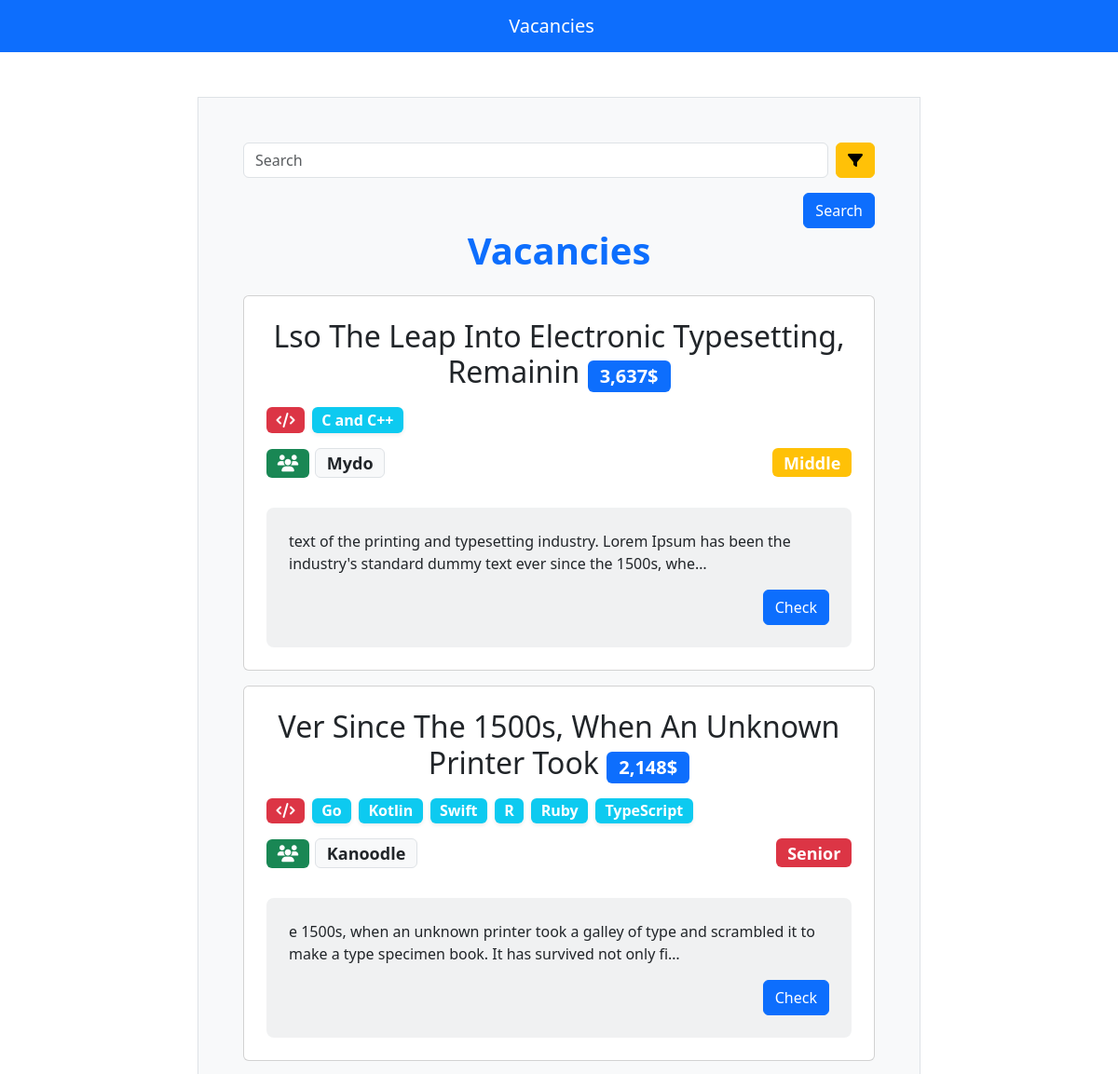
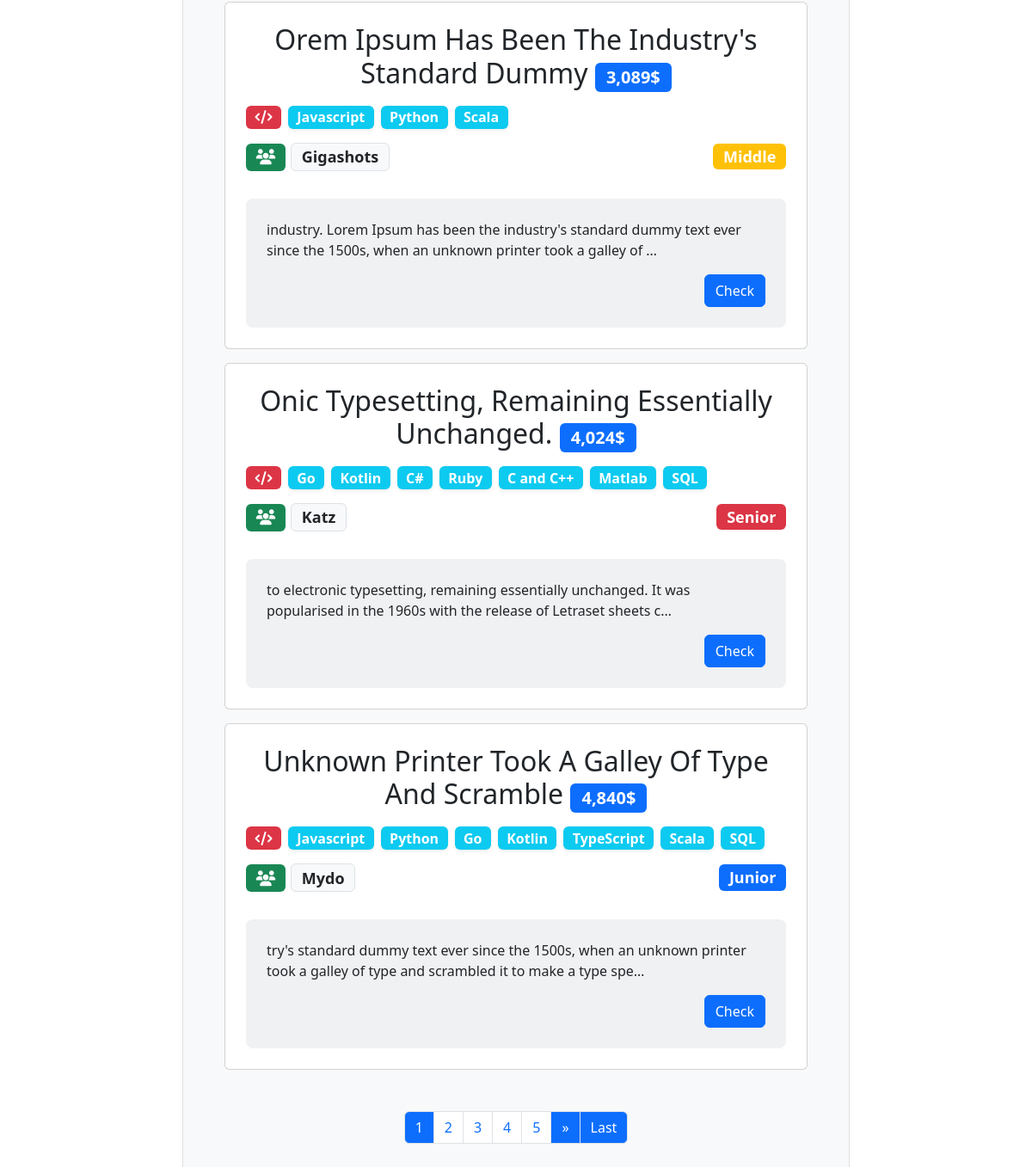
The page / on the database its author committed (2 pictures, top to bottom).
### base_app/models.py (models this page shows, shortened)
class Vacancy(models.Model):
    title = models.CharField(max_length=255)
    languages = models.ManyToManyField(Language, related_name='vacancies')
    company = models.ForeignKey(Company, on_delete=models.CASCADE)
    status = models.CharField(
        max_length=255, choices=STATUSES, default='junior')
    description = models.TextField(blank=True, null=True)
    salary = models.DecimalField(max_digits=15, decimal_places=0)
    class Meta:
        ordering = "-id",
    def get_absolute_url(self):
        return reverse("vacancy", kwargs={"pk": self.pk})

class Language(models.Model):
    name = models.CharField(max_length=255)
    def __str__(self) -> str:
        return self.name

class Company(models.Model):
    name = models.CharField(max_length=255)
    def __str__(self) -> str:
        return self.name

### base_app/views.py (the view)
# urls.py: path('', HomeView.as_view(), name='home'),
class HomeView(ListView):
    model = Vacancy
    form_class = SearchForm
    paginate_by = 5
    template_name = 'base_app/home.html'
    extra_context = {'title': 'Home', 'method': 'get',
                     'submit': 'search'}
    def get_context_data(self, **kwargs):
        context = super().get_context_data(**kwargs)
        context['form'] = SearchForm(self.queries)
        return context
    def get_queryset(self, *args, **kwargs):
        fields = self.form_class.declared_fields.keys()
        self.queries = {k: v for k, v in self.request.GET.items()
                        if v and k in fields}
        sch = self.queries.pop('search', '')
        queryset = self.model.objects.filter(
            Q(title__icontains=sch), **self.queries)
        self.queries['search'] = sch
        return queryset

### base_app/forms.py
class SearchForm(forms.Form):
    search = forms.CharField(widget=forms.TextInput(
        attrs={'type': 'search'}), required=False)
    languages = forms.ModelChoiceField(
        queryset=Language.objects.all(), required=False)
    company = forms.ModelChoiceField(queryset=Company.objects,
                                     required=False, empty_label='Any')
    status = forms.ChoiceField(choices=form_stats,
                               required=False)

### base_app/templatetags/customs.py (called while the page is built)
def get_left(current, count) -> int:
    if count >= current:
        return range(1, current)
    return range(current - count, current)

def get_right(current, count, len_) -> int:
    if len_ - current < count:
        return range(current + 1, len_ + 1)
    return range(current + 1, current + count + 1)

def get_params(request):
    q_dict = QueryDict(request.GET.urlencode(), mutable=True)
    q_dict.pop('page', None)
    q_dict['page'] = ''
    return q_dict.urlencode()

@register.inclusion_tag("base_app/pagination.html")
def paginate(page_obj: Page, *, count=3, request: HttpRequest = None):
    assert request is not None, "Request hasn't been passed!"
    current = page_obj.number
    left = get_left(current, count)
    right = get_right(current, count,
                      page_obj.paginator.num_pages)
    params = get_params(request)
    return {'left_pages': left,
            'page_obj': page_obj,
            'right_pages': right,
            'params': params}

### base_app/templates/base_app/home.html
{% extends 'base_app/base.html' %}
{% load customs %}
{% block content %}
  <section class="">
    <div>
      {% with form=form method=method %}
        {% include 'base_app/search_form.html' %}
      {% endwith %}
    </div>
    <h1 class="text-primary text-capitalize fw-bold text-center">
      vacancies
    </h1>
    <div class="d-flex flex-column my-4 gap-3">
      {% for vacancy in page_obj %}
        {% with vacancy=vacancy %}
          {% include 'base_app/mini-vacancy.html' %}
        {% endwith %}
      {% endfor %}
    </div>
    <div class="d-flex justify-content-center mt-5">
      {% paginate page_obj count=4 request=request %}
    </div>
  </section>
{% endblock content %}

### base_app/templates/base_app/base.html (shortened to what this page needs)
<!DOCTYPE html>
<html lang="en">
  <head>
    <link href="https://cdn.jsdelivr.net/npm/bootstrap@5.3.2/dist/css/bootstrap.min.css"
          rel="stylesheet"
 />
  </head>
  <body>
    {% block nav %}
      {% include 'base_app/navbar.html' %}
    {% endblock nav %}
    <main>
      <div class="container">
        <div class="p-3 my-5 p-md-4 p-lg-5 bg-body-tertiary border">
          {% block content %}
          {% endblock content %}
        </div>
      </div>
    </main>
  </body>
</html>

### base_app/templates/base_app/navbar.html
<nav class="navbar bg-primary navbar-dark">
  <div class="container justify-content-center">
    <a href="{% url 'home' %}" class="navbar-brand">Vacancies</a>
  </div>
</nav>

### base_app/templates/base_app/search_form.html (shortened to what this page needs)
{% extends 'base_app/form.html' %}
{% load bootstrap5 %}
{% block fields %}
  <div class="d-flex gap-2">
    <div class="flex-grow-1">
      {% bootstrap_field form.search show_label=False bound_css_class='' error_css_class='' %}
    </div>
    <div>
      <button class="btn btn-warning"
              type="button"
              data-bs-toggle="collapse"
              data-bs-target="#filtersCollapse"
              aria-expanded="false"
              aria-controls="filtersCollapse">
        <i class="fa-solid fa-filter"></i>
      </button>
    </div>
  </div>
{% endblock fields %}

### base_app/templates/base_app/form.html (shortened to what this page needs)
{% load bootstrap5 %}
<form action="" method="{{ method }}">
  {% block fields %}{% endblock fields %}
  <div class="text-end">
    <button type="submit" class="btn btn-primary text-capitalize">
      {{ submit|default:'submit' }}
    </button>
  </div>
</form>

### base_app/templates/base_app/mini-vacancy.html
{% load humanize %}
<div class="card">
  <div class="card-body p-sm-4">
    <h2 class="card-title text-center lh text-capitalize">
      {{ vacancy.title }}
      <span class="badge bg-primary fs-5">
        {{ vacancy.salary|intcomma }}$
      </span>
    </h2>
    <div class="d-flex flex-wrap gap-2 mt-3">
      <span class="badge bg-danger fs-6">
        <i class="fa-solid fa-code"></i>
      </span>
      {% for lang in vacancy.languages.all %}
        <span class="badge bg-info fs-6 shadow-sm">{{ lang.name }}</span>
      {% endfor %}
    </div>
    <div class="d-flex flex-wrap gap-2 mt-3">
      <h3 class="h4">
        <span class="badge bg-success"><i class="fa-solid fa-users"></i></span>
        <span class="badge bg-body-tertiary text-body border">
          {{ vacancy.company.name }}
        </span>
      </h3>
      <div class="flex-grow-1 text-end">
        <h3 class="h4">
          <span class="badge
                       {% if vacancy.status == 'junior' %}
                         bg-primary
                       {% elif vacancy.status == 'middle' %}
                         bg-warning
                       {% else %}
                         bg-danger
                       {% endif %}">{{ vacancy.get_status_display }}</span>
        </h3>
      </div>
    </div>
    <div class="p-4 mt-4 bg-secondary rounded-3 bg-opacity-10">
      {% block content %}
        <p class="card-text">
          {{ vacancy.description|truncatechars:130 }}
        </p>
        <div class="text-end">
          <a href="{{ vacancy.get_absolute_url }}" class="btn btn-primary">Check</a>
        </div>
      {% endblock content %}
    </div>
  </div>
</div>

### base_app/templates/base_app/pagination.html (shortened to what this page needs)
<nav id="pagNav" aria-label="Page navigation example">
  <ul class="pagination">
    <li class="page-item">
      <a class="page-link bg-primary text-white">{{ page_obj.number }}</a>
    </li>
    {% if right_pages %}
      {% with next=page_obj.next_page_number %}
        {% with pages=right_pages %}
          {% include 'base_app/pages.html' %}
        {% endwith %}
        <li class="page-item">
          <a class="page-link bg-primary text-white"
             href="?{{ params }}{{ next }}#pagNav"
             aria-label="Next">
            <span aria-hidden="true">&raquo;</span>
          </a>
        </li>
        <li class="page-item">
          <a class="page-link bg-primary text-white"
             href="?{{ params }}{{ page_obj.paginator.num_pages }}#pagNav"
             aria-label="Previous">
            <span aria-hidden="true">Last</span>
          </a>
        </li>
      {% endwith %}
    {% endif %}
  </ul>
</nav>

### base_app/templates/base_app/pages.html
{% for page in pages %}
  {% include 'base_app/page_num.html' %}
{% endfor %}

### base_app/templates/base_app/page_num.html
<li class="page-item">
  <a class="page-link" href="?{{ params }}{{ page }}#pagNav">
    {{ page }}
  </a>
</li>

### base_app/templates/base_app/base.html (style rules this page uses)
.container { max-width: 800px; }

### rows shown on the page
Vacancy: title "Lso The Leap Into Electronic Typesetting, Remainin", salary "3,637", company.name "Mydo", status "Middle", description "text of the printing and typesetting industry. Lorem Ipsum has been the industry's standard dummy text ever since the 1500s, whe…"
Language: name "C and C++"
Vacancy: title "Ver Since The 1500s, When An Unknown Printer Took", salary "2,148", company.name "Kanoodle", status "Senior", description "e 1500s, when an unknown printer took a galley of type and scrambled it to make a type specimen book. It has survived not only fi…"
Language: name "Go"
Language: name "Kotlin"
Language: name "Swift"
Language: name "R"
Language: name "Ruby"
Language: name "TypeScript"
Vacancy: title "Orem Ipsum Has Been The Industry's Standard Dummy", salary "3,089", company.name "Gigashots", status "Middle", description "industry. Lorem Ipsum has been the industry's standard dummy text ever since the 1500s, when an unknown printer took a galley of …"
Language: name "Javascript"
Language: name "Python"
Language: name "Scala"
Vacancy: title "Onic Typesetting, Remaining Essentially Unchanged.", salary "4,024", company.name "Katz", status "Senior", description "to electronic typesetting, remaining essentially unchanged. It was popularised in the 1960s with the release of Letraset sheets c…"
Language: name "C#"
Language: name "Matlab"
Language: name "SQL"
Vacancy: title "Unknown Printer Took A Galley Of Type And Scramble", salary "4,840", company.name "Mydo", status "Junior", description "try's standard dummy text ever since the 1500s, when an unknown printer took a galley of type and scrambled it to make a type spe…"

### other values the page prints
{{ submit|default:'submit' }} "Search"
{{ page_obj.number }} "1"
{{ page }} "2" "3" "4" "5"
